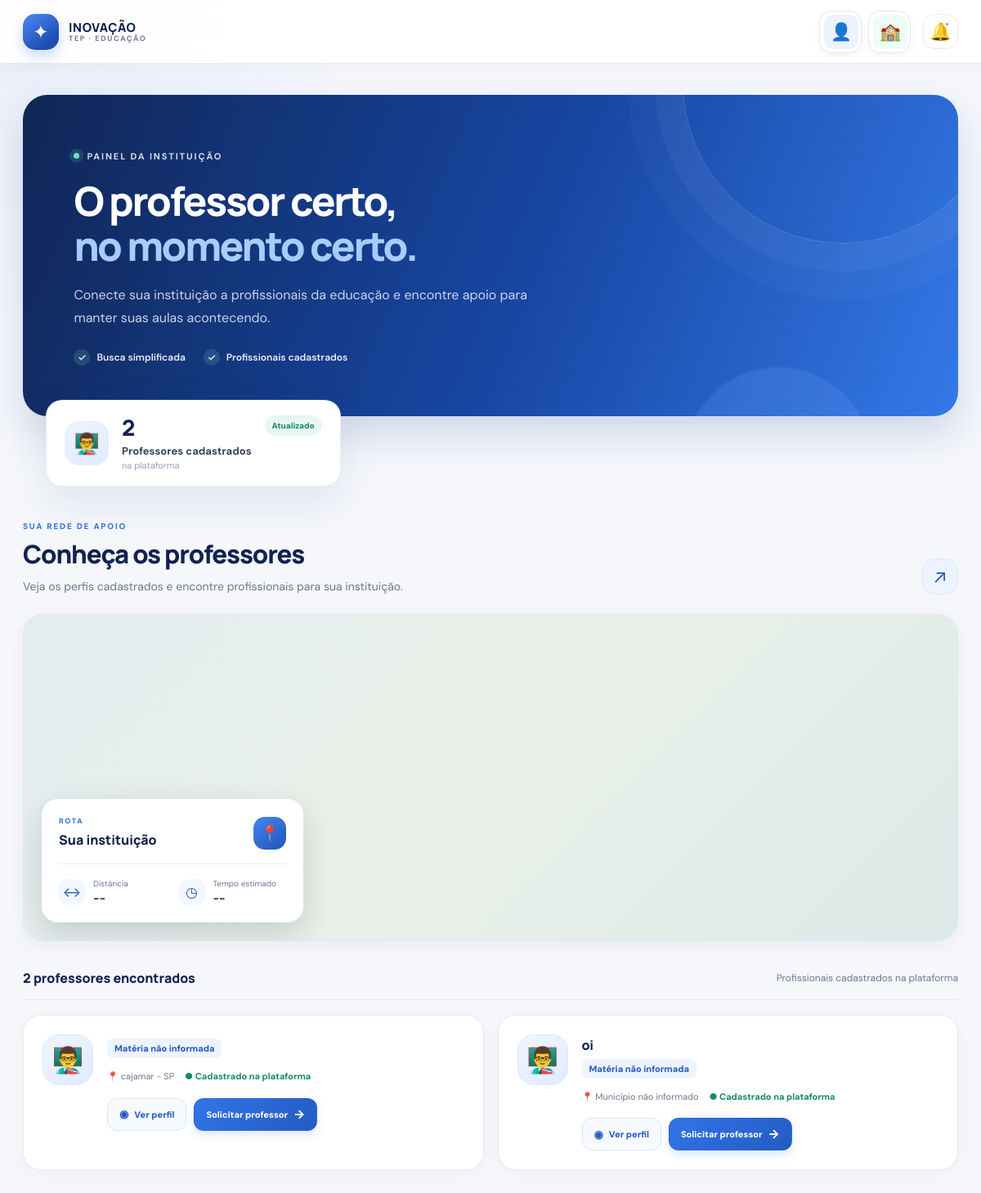
/instituicao/, run on an earlier commit of the app's database.
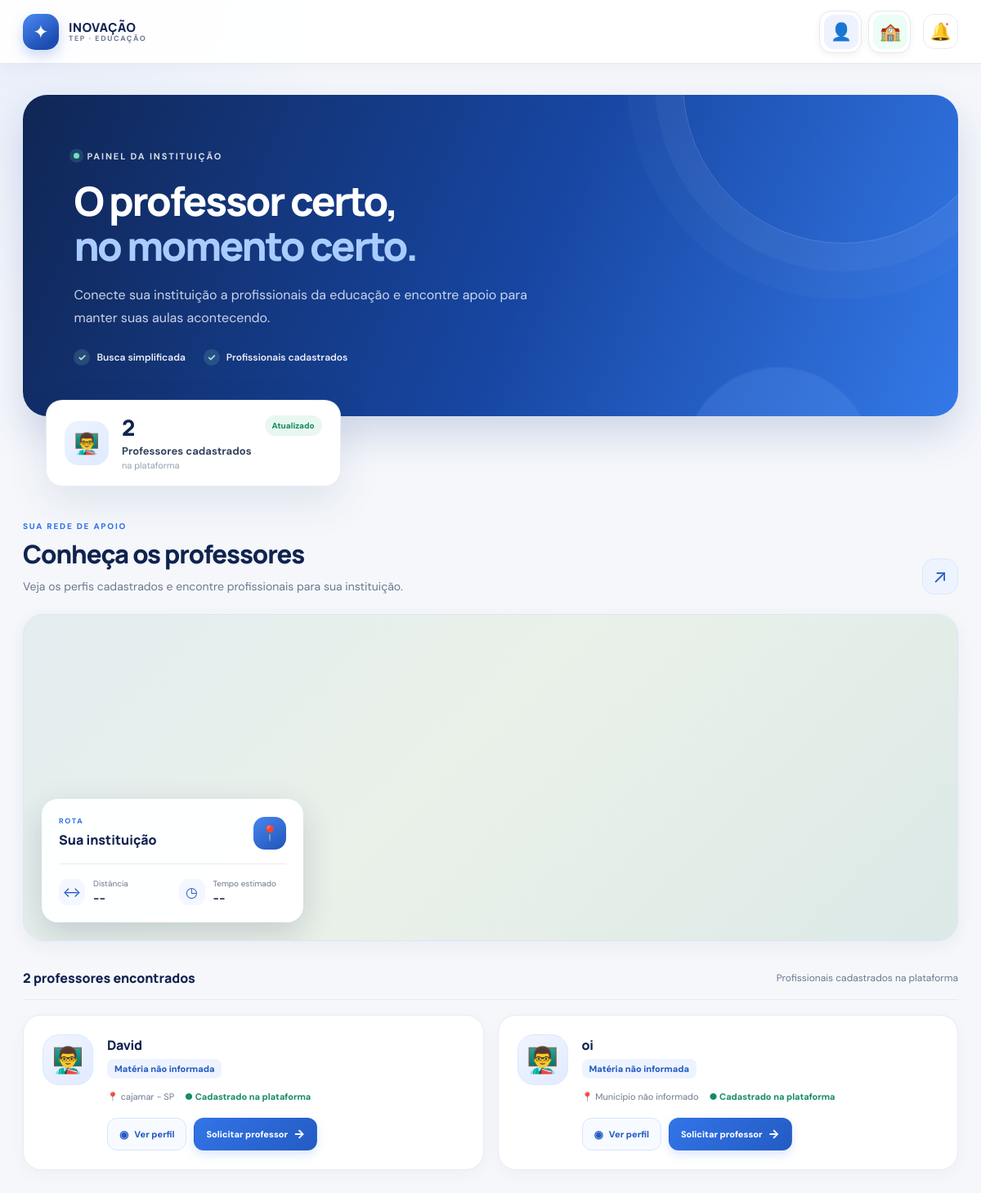
And on a later commit of the database.
### usuario/models.py (models this page shows, shortened)
class InformacoesColaborador(models.Model):
    usuario = models.OneToOneField(
        Usuarios, on_delete=models.CASCADE, related_name="informacoes_colaborador"
    )
    nome_completo = models.CharField(max_length=255, blank=True)
    nome_social = models.CharField(max_length=255, blank=True)
    data_nascimento = models.DateField(null=True, blank=True)
    genero = models.CharField(max_length=30, blank=True)
    possui_deficiencia = models.CharField(max_length=10, blank=True)
    necessidades_acessibilidade = models.TextField(blank=True)
    email = models.EmailField(blank=True)
    telefone = models.CharField(max_length=20, blank=True)
    cep = models.CharField(max_length=9, blank=True)
    numero = models.CharField(max_length=20, blank=True)
    logradouro = models.CharField(max_length=255, blank=True)
    complemento = models.CharField(max_length=255, blank=True)
    bairro = models.CharField(max_length=100, blank=True)
    municipio = models.CharField(max_length=100, blank=True)
    uf = models.CharField(max_length=2, blank=True)
    tipo_documento = models.CharField(max_length=20, blank=True)
    rg = models.CharField(max_length=30, blank=True)
    cpf = models.CharField(max_length=14, blank=True)
    materia = models.CharField(max_length=100, blank=True)
    tempo_integral = models.BooleanField(default=False)
    horario_inicio = models.TimeField(null=True, blank=True)
    horario_fim = models.TimeField(null=True, blank=True)
    formacao = models.CharField(max_length=255, blank=True)
    pos_graduacao = models.CharField(max_length=255, blank=True)
    disciplinas = models.JSONField(default=list, blank=True)
    observacoes = models.TextField(max_length=1000, blank=True)
    class Meta:
        db_table = "informacoes_colaborador"
        verbose_name = "Informação do colaborador"
        verbose_name_plural = "Informações dos colaboradores"

### instituicao/views.py (the view)
# urls.py: path('', views.pagina_instituicao, name='pagina_instituicao'),
def pagina_instituicao(request):
    colaboradores = (
        InformacoesColaborador.objects.select_related("usuario")
        .all()
        .order_by("nome_completo")
    )
    return render(
        request,
        "instituicao/instituicao.html",
        {
            "colaboradores": colaboradores,
        },
    )

### templates/instituicao/instituicao.html (shortened to what the changed rows need)
{% load static %}
<!DOCTYPE html>
<html lang="pt-br">
<head>
    <link rel="stylesheet" href="{% static 'usuarios/css/componentes/perfis.css' %}">
    <link rel="stylesheet" href="{% static 'usuarios/css/instituicao/instituicao.css' %}">
    <link rel="stylesheet" href="https://api.mapbox.com/mapbox-gl-js/v3.30.0/mapbox-gl.css">
</head>
<body>
    <main class="container">
        <section class="welcome">
            <h1>O professor certo,<br><span>no momento certo.</span></h1>
        </section>
        <section class="search-section">
            <div class="section-header">
                <div class="section-heading-copy">
                    <h2>Conheça os professores</h2>
                </div>
            </div>
            <div class="teacher-list">
                {% for colaborador in colaboradores %}
                <article class="teacher-card">
                    <div class="teacher-photo">
                        {% if colaborador.genero == "Feminino" %}
                        👩‍🏫
                        {% else %}
                        👨‍🏫
                        {% endif %}
                    </div>
                    <div class="teacher-info">
                        <div class="teacher-name">
                            <h3>
                                {% if colaborador.nome_social %}
                                {{ colaborador.nome_social }}
                                {% else %}
                                {{ colaborador.nome_completo }}
                                {% endif %}
                            </h3>
                        </div>
                        <p class="subject">
                            {{ colaborador.materia|default:"Matéria não informada" }}
                        </p>
                        <div class="teacher-details">
                            <span>
                                📍
                                {{ colaborador.municipio|default:"Município não informado" }}
                                {% if colaborador.uf %}
                                - {{ colaborador.uf }}
                                {% endif %}
                            </span>
                            <span class="available">
                                ● Cadastrado na plataforma
                            </span>
                        </div>
                        <div class="teacher-actions">
                            <button class="profile-btn" type="button" data-colaborador-id="{{ colaborador.pk }}">
                                Ver perfil
                            </button>
                            <button class="request-btn" type="button">
                                Solicitar professor
                            </button>
                        </div>
                    </div>
                </article>
                {% empty %}
                <div class="empty-results">
                    <span class="empty-icon" aria-hidden="true">👩‍🏫</span>
                    <h3>Nenhum professor por aqui ainda</h3>
                    <p>Assim que novos profissionais forem cadastrados, eles aparecerão nesta lista.</p>
                </div>
                {% endfor %}
            </div>
        </section>
    </main>
</body>
</html>

What changed in the data, as far as the page shows it:
changed InformacoesColaborador "cajamar": nome_completo (not shown) → "David"
